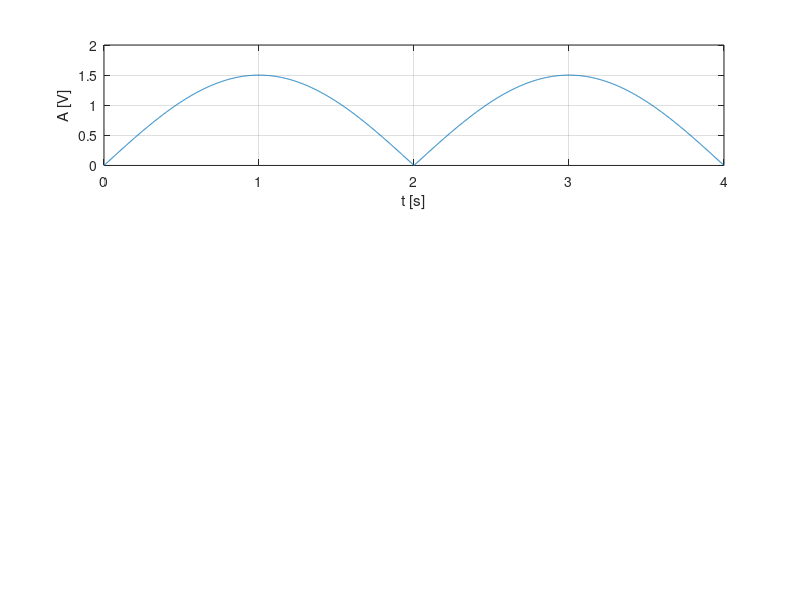

Write the MATLAB code that produced this figure.
%2ms
t=0:0.002:4;
f=0.25;
y=2*pi*f;
s=1.5*abs(sin(y*t));
subplot(3,1,1)
plot(t,s),grid,xlabel('t [s]'),ylabel('A [V]');